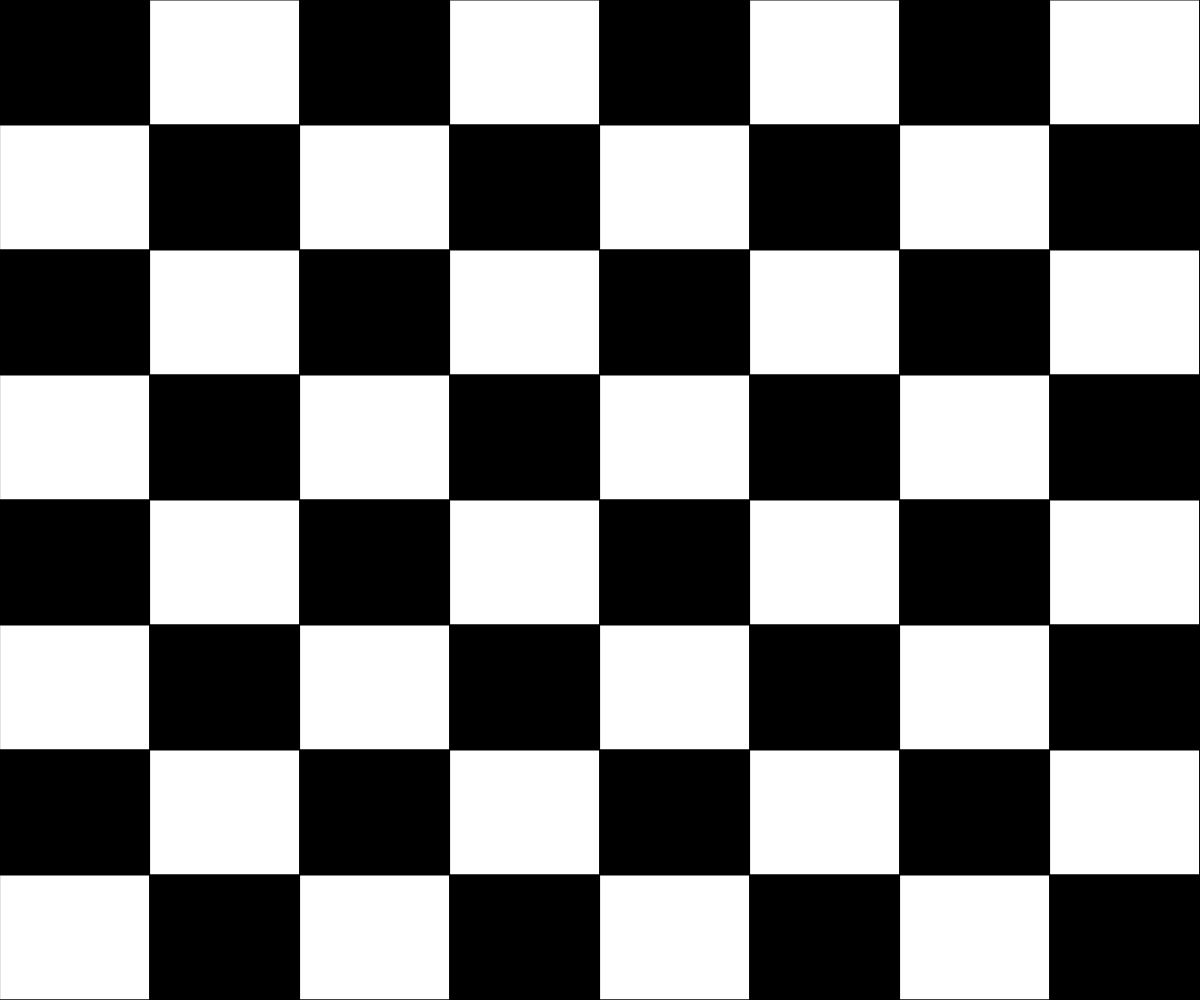
Frame 1 (no input)
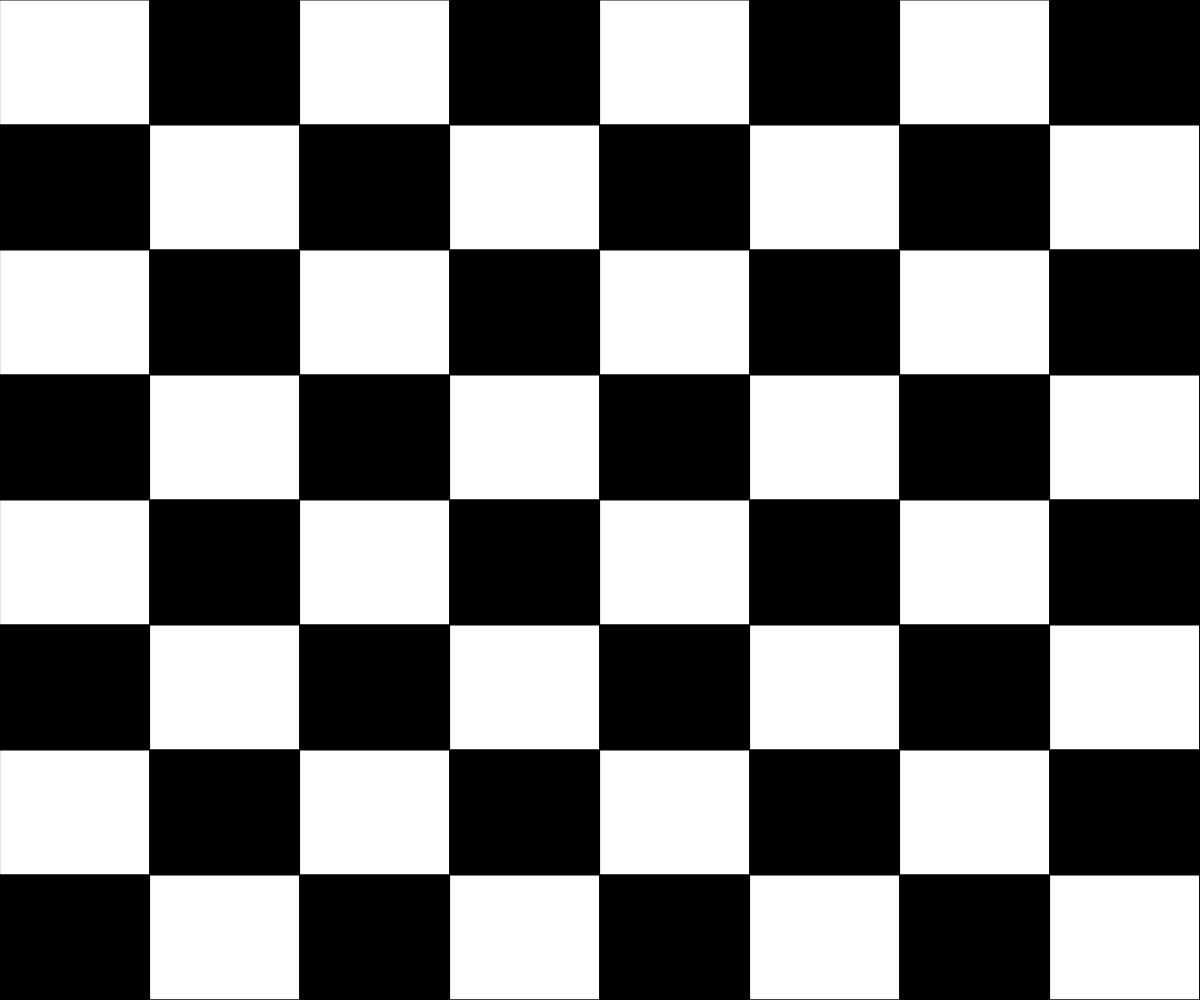
Frame 2 (the mouse pressed at the canvas centre, redrawn once)

The p5.js sketch that drew these frames (run headless with seeded random() and noise() and a simulated clock; the mouse was pressed at the canvas centre and the sketch redrawn once):

// p5.js sketch
// ── sketch.js
// Project Title
// Your Name
// Date
//
// Extra for Experts:
// - describe what you did to take this project "above and beyond"

let colors = 0


function setup() {
  createCanvas(windowWidth, windowHeight);
  noLoop();
}

function draw() {
  for (let x = 0; x <= width; x += width / 8) {
    for (let y = 0; y <= height; y += height / 8) {
      if (colors === 0) {
        fill(colors);
        rect(x, y, width / 8, height / 8);
        colors = 255;
      }
      else if(colors === 255) {
        fill(colors);
        rect(x, y, width / 8, height / 8);
        colors = 0;
      }
    }
  }
}
